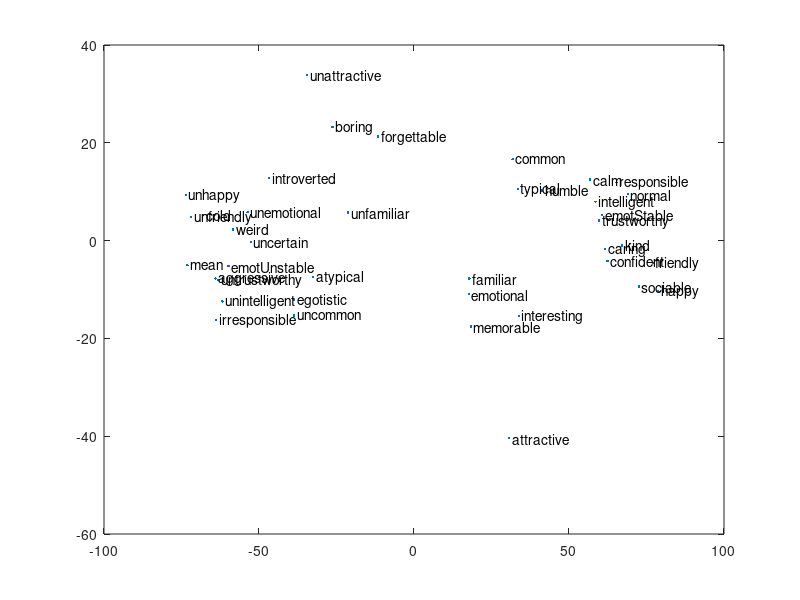

This figure's MATLAB source: (Note: this script raises an error after producing the figure.)
% socialFeaturePCA.m

clear; clc; close all; 
addpath(genpath('./drtoolbox'));

%% load data
load('./preprocessedData/socialFeaFullData.mat');%contains 'socialFeaData','fieldsFullList'
X = socialFeaData;



%% clustering of social features
clc;
clusterNum = 6; 
idx = kmeans(X',clusterNum);

% for curId = 1 : max(idx)
%     tempList = find(idx==curId);
%     if ~isempty(tempList)
%         for curInner = 1 : length(tempList)
%             fprintf('%s,',fieldsFullList{tempList(curInner)});
%         end
%     end
%     fprintf('\n===============\n');
% end

%% MDS on social features
distMatrix = pdist(X', 'euclidean');
[Y, eigvals] = cmdscale(distMatrix);
plot(Y(:,1),Y(:,2),'.');
text(Y(:,1)+1,Y(:,2),fieldsFullList);


%% check intrinsic dimensions. done stored in factorAnalysis
% dim_MLE = intrinsic_dim(socialFeaData, 'MLE');
% dim_CorrDim = intrinsic_dim(socialFeaData, 'CorrDim');% Compute correlation dimension estimation
% dim_NearNbDim = intrinsic_dim(socialFeaData, 'NearNbDim');% Compute nearest neighbor dimension estimation
% dim_GMST = intrinsic_dim(socialFeaData, 'GMST');% Geodesic minimum spanning tree
% dim_EigValue = intrinsic_dim(socialFeaData, 'EigValue'); % Perform PCA
% dim_PackingNumbers = intrinsic_dim(socialFeaData, 'PackingNumbers'); % Perform PCA
% 
%% PCA embedding 
[mappedX, mapping] = compute_mapping(X, 'PCA');
figure, scatter(mappedX(:,1), mappedX(:,2), 5); title('Result of PCA');

% [mappedX, mapping] = compute_mapping(X, 'Laplacian');
% figure, scatter(mappedX(:,1), mappedX(:,2), 5); title('Result of Laplacian Eigenmaps'); drawnow